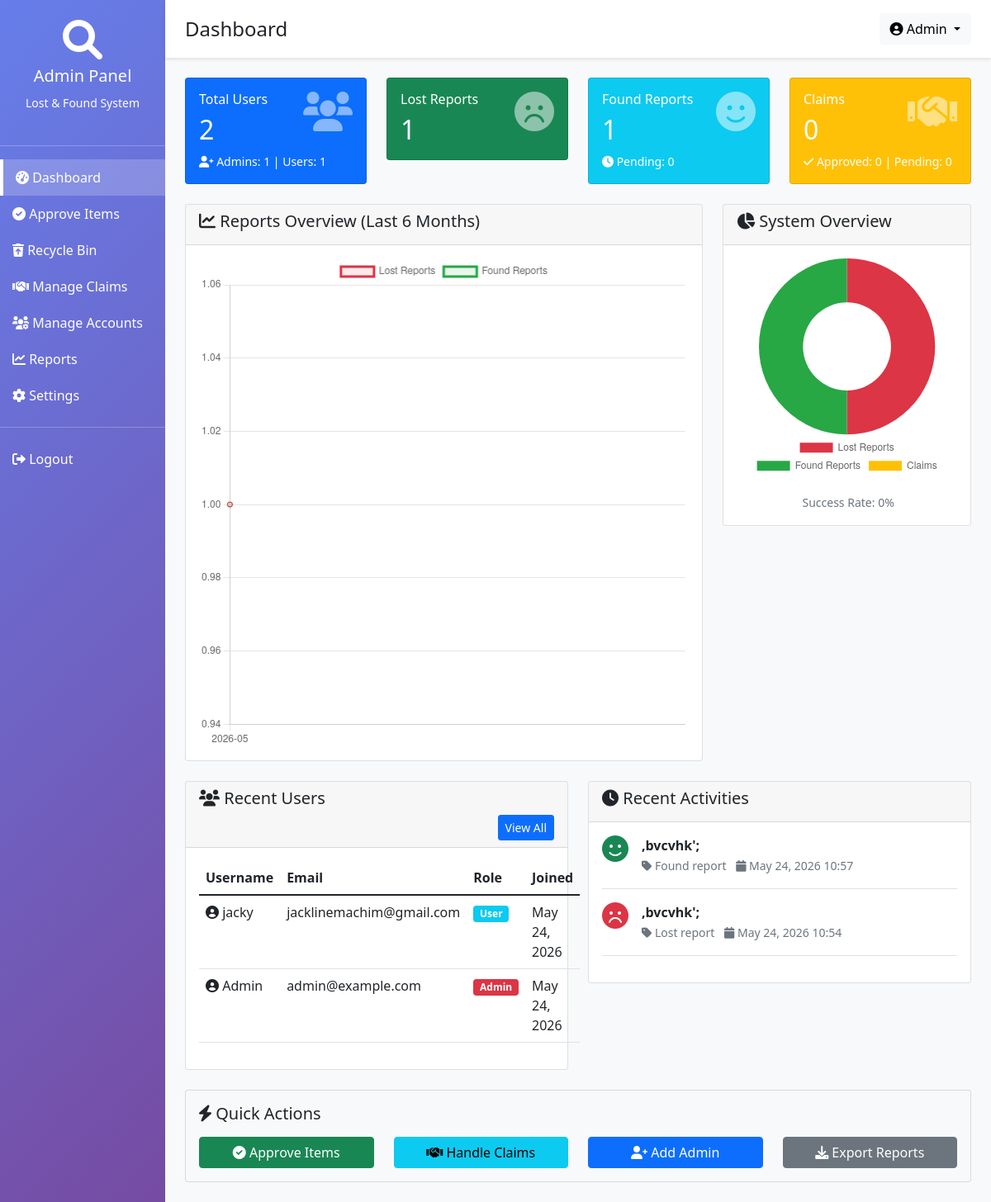
/Frontend/Admin/dashboard.php (signed in), run on the app's committed database.
### tables this page shows
CREATE TABLE `users` (
  `id` int(11) NOT NULL AUTO_INCREMENT,
  `username` varchar(100) NOT NULL,
  `email` varchar(100) NOT NULL,
  `password` varchar(255) NOT NULL,
  `role` enum('admin','user') DEFAULT 'user',
  `reset_token` varchar(255) DEFAULT NULL,
  `reset_expires` datetime DEFAULT NULL,
  `created_at` timestamp NOT NULL DEFAULT current_timestamp(),
  `is_suspended` tinyint(1) DEFAULT 0,
  `last_login` datetime DEFAULT NULL,
  `last_ip` varchar(45) DEFAULT NULL,
  PRIMARY KEY (`id`),
  UNIQUE KEY `email` (`email`),
  KEY `idx_users_email` (`email`),
  KEY `idx_users_username` (`username`),
  KEY `idx_users_is_suspended` (`is_suspended`),
  KEY `idx_users_role` (`role`)
);

### Frontend/Admin/dashboard.php (the view, shortened to what the rows shown need)
<?php
require_once "../../config/db_connect.php";
$stats = [];
$query = "SELECT COUNT(*) as total FROM users";
$result = mysqli_query($conn, $query);
$stats['total_users'] = mysqli_fetch_assoc($result)['total'];
$query = "SELECT COUNT(*) as total FROM users WHERE role = 'admin'";
$result = mysqli_query($conn, $query);
$stats['total_admins'] = mysqli_fetch_assoc($result)['total'];
$query = "SELECT COUNT(*) as total FROM users WHERE role = 'user'";
$result = mysqli_query($conn, $query);
$stats['total_regular_users'] = mysqli_fetch_assoc($result)['total'];
$query = "SELECT COUNT(*) as total FROM lost_reports";
$result = mysqli_query($conn, $query);
$stats['total_lost'] = mysqli_fetch_assoc($result)['total'];
$query = "SELECT COUNT(*) as total FROM found_reports";
$result = mysqli_query($conn, $query);
$stats['total_found'] = mysqli_fetch_assoc($result)['total'];
$query = "SELECT COUNT(*) as total FROM found_reports WHERE status = 'pending'";
$result = mysqli_query($conn, $query);
$stats['pending_approvals'] = mysqli_fetch_assoc($result)['total'];
$query = "SELECT COUNT(*) as total FROM claims";
$result = mysqli_query($conn, $query);
$stats['total_claims'] = mysqli_fetch_assoc($result)['total'];
$query = "SELECT COUNT(*) as total FROM claims WHERE status = 'pending'";
$result = mysqli_query($conn, $query);
$stats['pending_claims'] = mysqli_fetch_assoc($result)['total'];
$query = "SELECT COUNT(*) as total FROM claims WHERE status = 'approved'";
$result = mysqli_query($conn, $query);
$stats['approved_claims'] = mysqli_fetch_assoc($result)['total'];
$query = "SELECT * FROM users ORDER BY created_at DESC LIMIT 5";
$recent_users = mysqli_query($conn, $query);
$query = "SELECT
            DATE_FORMAT(created_at, '%Y-%m') as month,
            COUNT(CASE WHEN report_type = 'lost' THEN 1 END) as lost_count,
            COUNT(CASE WHEN report_type = 'found' THEN 1 END) as found_count
          FROM (
              SELECT 'lost' as report_type, created_at FROM lost_reports
              UNION ALL
              SELECT 'found' as report_type, created_at FROM found_reports
          ) as all_reports
          WHERE created_at >= DATE_SUB(NOW(), INTERVAL 6 MONTH)
          GROUP BY DATE_FORMAT(created_at, '%Y-%m')
          ORDER BY month DESC";
$monthly_stats = mysqli_query($conn, $query);
$months = [];
$lost_data = [];
$found_data = [];
while($row = mysqli_fetch_assoc($monthly_stats)) {
    $months[] = $row['month'];
    $lost_data[] = $row['lost_count'];
    $found_data[] = $row['found_count'];
}
?>
<!DOCTYPE html>
<html lang="en">
<head>
    <link href="https://cdn.jsdelivr.net/npm/bootstrap@5.1.3/dist/css/bootstrap.min.css" rel="stylesheet">
    <link href="https://cdnjs.cloudflare.com/ajax/libs/font-awesome/6.0.0/css/all.min.css" rel="stylesheet">
</head>
<body>
    <div class="container-fluid">
        <div class="row">
            <div class="col-md-10 p-0 main-content">
                <div class="p-4">
                    <div class="row mb-4">
                        <div class="col-md-3">
                            <div class="card stat-card bg-primary text-white">
                                <div class="card-body">
                                    <div class="d-flex justify-content-between">
                                        <div>
                                            <h2 class="mb-0"><?php echo $stats['total_users']; ?></h2>
                                        </div>
                                    </div>
                                </div>
                            </div>
                        </div>
                        <div class="col-md-3">
                            <div class="card stat-card bg-success text-white">
                                <div class="card-body">
                                    <div class="d-flex justify-content-between">
                                        <div>
                                            <h2 class="mb-0"><?php echo $stats['total_lost']; ?></h2>
                                        </div>
                                    </div>
                                </div>
                            </div>
                        </div>
                        <div class="col-md-3">
                            <div class="card stat-card bg-info text-white">
                                <div class="card-body">
                                    <div class="d-flex justify-content-between">
                                        <div>
                                            <h2 class="mb-0"><?php echo $stats['total_found']; ?></h2>
                                        </div>
                                    </div>
                                </div>
                            </div>
                        </div>
                        <div class="col-md-3">
                            <div class="card stat-card bg-warning text-white">
                                <div class="card-body">
                                    <div class="d-flex justify-content-between">
                                        <div>
                                            <h2 class="mb-0"><?php echo $stats['total_claims']; ?></h2>
                                        </div>
                                    </div>
                                </div>
                            </div>
                        </div>
                    </div>
                    <div class="row">
                        <div class="col-md-6">
                            <div class="card">
                                <div class="card-body">
                                    <table class="table table-hover">
                                        <thead>
                                            <tr>
                                                <th>Username</th>
                                                <th>Email</th>
                                                <th>Role</th>
                                                <th>Joined</th>
                                            </tr>
                                        </thead>
                                        <tbody>
                                            <?php while($user = mysqli_fetch_assoc($recent_users)): ?>
                                            <tr>
                                                <td>
                                                    <i class="fas fa-user-circle"></i>
                                                    <?php echo htmlspecialchars($user['username']); ?>
                                                </td>
                                                <td><?php echo htmlspecialchars($user['email']); ?></td>
                                                <td>
                                                    <span class="badge bg-<?php echo $user['role'] == 'admin' ? 'danger' : 'info'; ?>">
                                                        <?php echo ucfirst($user['role']); ?>
                                                    </span>
                                                </td>
                                                <td><?php echo date('M d, Y', strtotime($user['created_at'])); ?></td>
                                            </tr>
                                            <?php endwhile; ?>
                                        </tbody>
                                    </table>
                                </div>
                            </div>
                        </div>
                    </div>
                </div>
            </div>
        </div>
    </div>
    <script>
        // Report Chart
        const ctx1 = document.getElementById('reportChart').getContext('2d');
        new Chart(ctx1, {
            type: 'line',
            data: {
                labels: <?php echo json_encode(array_reverse($months)); ?>,
                datasets: [{
                    label: 'Lost Reports',
                    data: <?php echo json_encode(array_reverse($lost_data)); ?>,
                    borderColor: '#dc3545',
                    backgroundColor: 'rgba(220, 53, 69, 0.1)',
                    tension: 0.4,
                    fill: true
                }, {
                    label: 'Found Reports',
                    data: <?php echo json_encode(array_reverse($found_data)); ?>,
                    borderColor: '#28a745',
                    backgroundColor: 'rgba(40, 167, 69, 0.1)',
                    tension: 0.4,
                    fill: true
                }]
            },
            options: {
                responsive: true,
                maintainAspectRatio: true,
                plugins: {
                    legend: {
                        position: 'top',
                    }
                }
            }
        });
        // Overview Chart
        const ctx2 = document.getElementById('overviewChart').getContext('2d');
        new Chart(ctx2, {
            type: 'doughnut',
            data: {
                labels: ['Lost Reports', 'Found Reports', 'Claims'],
                datasets: [{
                    data: [<?php echo $stats['total_lost']; ?>, <?php echo $stats['total_found']; ?>, <?php echo $stats['total_claims']; ?>],
                    backgroundColor: ['#dc3545', '#28a745', '#ffc107'],
                    borderWidth: 0
                }]
            },
            options: {
                responsive: true,
                maintainAspectRatio: true,
                plugins: {
                    legend: {
                        position: 'bottom',
                    }
                }
            }
        });
    </script>
</body>
</html>

### data on the page
users: username "jacky", email "jacklinemachim@gmail.com", role "User", created_at "May 24, 2026"
users: username "Admin", email "admin@example.com", role "Admin", created_at "May 24, 2026"

### other printed values
$_SESSION['username'] "Admin"
$stats['total_users'] "2"
$stats['total_admins'] "1"
$stats['total_regular_users'] "1"
$stats['total_lost'] "1"
$stats['total_found'] "1"
$stats['pending_approvals'] "0"
$stats['total_claims'] "0"
$stats['approved_claims'] "0"
$stats['pending_claims'] "0"
$success_rate "0"
$report['item_name'] ",bvcvhk';"
$report['type'] "Found"
date('M d, Y H:i', strtotime($report['created_at'])) "May 24, 2026 10:57"
$report['type'] "Lost"
